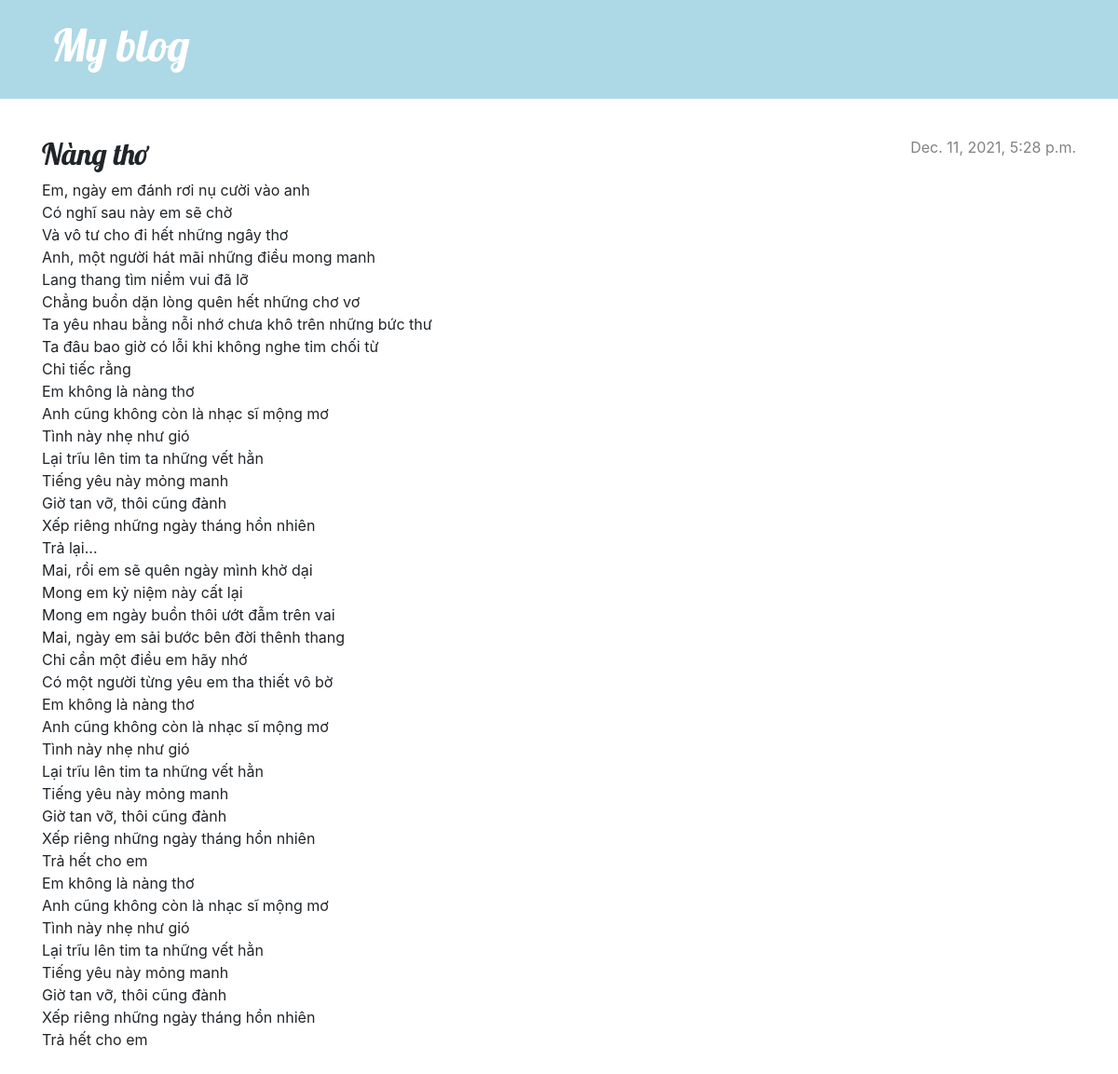
The app's page /post/18/ with its own data.
### blog/models.py (models this page shows, shortened)
class Post(models.Model):
    author = models.ForeignKey(settings.AUTH_USER_MODEL, on_delete=models.CASCADE)
    title = models.CharField(max_length=200)
    text = models.TextField()
    created_date = models.DateTimeField(default=timezone.now)
    published_date = models.DateTimeField(blank=True, null=True)

### blog/views.py (the view)
# urls.py: path('post/<int:pk>/', views.post_detail, name='post_detail'),
def post_detail(request, pk):
    post = get_object_or_404(Post, pk=pk)
    return render(request, 'blog/post_detail.html', {'post': post})

### blog/templates/blog/post_detail.html (shortened to what this page needs)
{% extends 'blog/base.html' %}
{% block content %}
    <article class="post">
        {% if post.published_date %}
            <time class="date">
                {{ post.published_date }}
            </time>
        {% endif %}
        <h2>{{ post.title }}</h2>
        <p class="p1">{{ post.text|linebreaksbr }}</p>
    </article>
{% endblock %}

### blog/static/css/blog.css (style rules this page uses)
h1, h2, h3, h4 { font-family: 'Lobster', cursive; }
.date { color: #828282; }
.post { margin-bottom: 70px; }
.post > .date, .post > .actions { float: right; }

### records on screen
Post: published_date "Dec. 11, 2021, 5:28 p.m.", title "Nàng thơ", text "Em, ngày em đánh rơi nụ cười vào anh Có nghĩ sau này em sẽ chờ Và vô tư cho đi hết những ngây thơ Anh, một người hát mãi những điều mong manh Lang thang tìm niềm vui đã lỡ Chẳng buồn dặn lòng quên hết những chơ vơ Ta yêu nhau bằng nỗi nhớ chưa khô trên những bức thư Ta đâu bao giờ có lỗi khi không nghe tim chối từ Chỉ tiếc rằng Em không là nàng thơ Anh cũng không còn là nhạc sĩ mộng mơ Tình này nhẹ như gió Lại trĩu lên tim ta những vết hằn Tiếng yêu này mỏng manh Giờ tan vỡ, thôi cũng đành Xếp riêng những ngày tháng hồn nhiên Trả lại... Mai, rồi em sẽ quên ngày mình khờ dại Mong em kỷ niệm này cất lại Mong em ngày buồn thôi ướt đẫm trên vai Mai, ngày em sải bước bên đời thênh thang Chỉ cần…"
